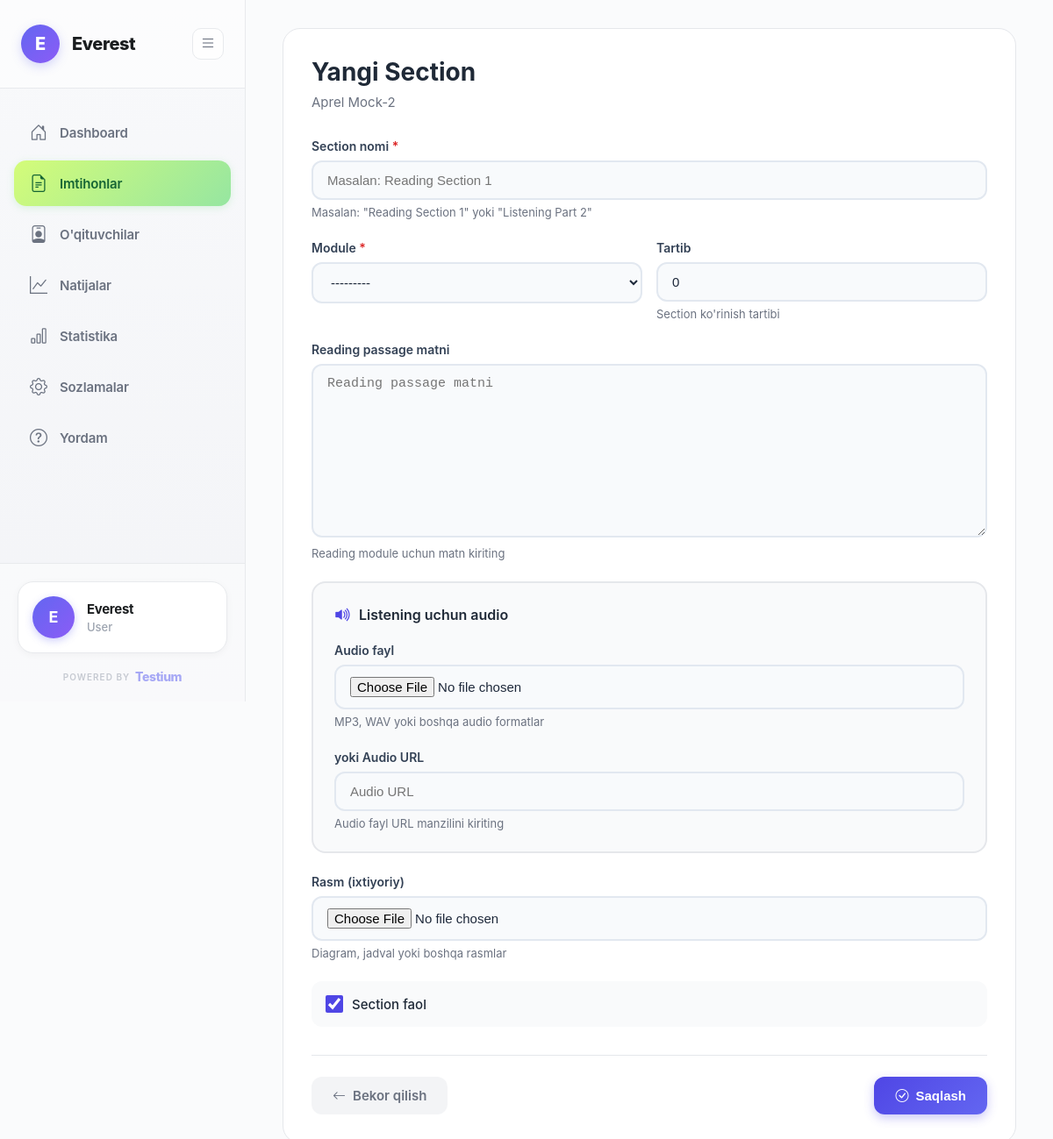
/exams/2/sections/create/ (signed in), run on the app's committed database.
### organizations/models.py (models this page shows, shortened)
class Organization(AbstractUser):
    full_name = models.CharField(max_length=255, default='User')
    organization_name = models.CharField(max_length=255)
    email = models.EmailField(unique=True)
    phone = models.CharField(max_length=20, unique=True)
    created_at = models.DateTimeField(auto_now_add=True)
    updated_at = models.DateTimeField(auto_now=True)
    USERNAME_FIELD = 'email'
    REQUIRED_FIELDS = ['username', 'full_name', 'organization_name']
    class Meta:
        db_table = 'organizations'
        verbose_name = 'Organization'
        verbose_name_plural = 'Organizations'

### exams/models.py (models this page shows, shortened)
class Exam(models.Model):
    organization = models.ForeignKey(settings.AUTH_USER_MODEL, on_delete=models.CASCADE, related_name='exams')
    title = models.CharField(max_length=255)
    description = models.TextField(blank=True)
    duration = models.IntegerField(help_text='Duration in minutes')
    is_active = models.BooleanField(default=True)
    created_at = models.DateTimeField(auto_now_add=True)
    updated_at = models.DateTimeField(auto_now=True)
    class Meta:
        db_table = 'exams'
        ordering = ['-created_at']

### exams/views_mvt.py (the view)
@login_required
def section_create_view(request, exam_pk):
    exam = get_object_or_404(Exam, pk=exam_pk, organization=request.user)
    if request.method == 'POST':
        form = SectionForm(request.POST, request.FILES)
        if form.is_valid():
            section = form.save(commit=False)
            section.exam = exam
            section.save()
            messages.success(request, 'Section muvaffaqiyatli yaratildi!')
            return redirect('exam_detail', pk=exam.pk)
    else:
        form = SectionForm()
    return render(request, 'exams/section_form.html', {
        'form': form,
        'exam': exam,
        'title': 'Yangi Section'
    })

### exams/forms.py
class SectionForm(forms.ModelForm):
    class Meta:
        model = Section
        fields = ('title', 'module', 'passage_text', 'audio_file', 'audio_url', 'image', 'order', 'is_active')
        widgets = {
            'title': forms.TextInput(attrs={'class': 'form-control', 'placeholder': 'Masalan: Reading Section 1'}),
            'module': forms.Select(attrs={'class': 'form-control'}),
            'passage_text': forms.Textarea(attrs={'class': 'form-control', 'rows': 10, 'placeholder': 'Reading passage matni'}),
            'audio_url': forms.URLInput(attrs={'class': 'form-control', 'placeholder': 'Audio URL'}),
            'order': forms.NumberInput(attrs={'class': 'form-control', 'value': 0}),
            'is_active': forms.CheckboxInput(attrs={'class': 'form-check-input'})
        }

### organizations/context_processors.py (called while the page is built)
def organization_settings(request):
    if request.user.is_authenticated and hasattr(request.user, 'settings'):
        return {
            'org_settings': request.user.settings
        }
    return {}

### templates/exams/section_form.html (shortened to what this page needs)
{% extends 'base.html' %}
{% block content %}
<div class="page-container">
    <div class="form-card">
        <div class="form-header">
            <h1 class="form-title">{{ title }}</h1>
            <p class="form-subtitle">{{ exam.title }}</p>
        </div>
        <form method="post" enctype="multipart/form-data">
            <div class="form-group">
                <label class="form-label">
                    Section nomi <span class="required">*</span>
                </label>
                {{ form.title }}
                <div class="form-help">Masalan: "Reading Section 1" yoki "Listening Part 2"</div>
            </div>
            <div class="form-row">
                <div class="form-group">
                    <label class="form-label">
                        Module <span class="required">*</span>
                    </label>
                    {{ form.module }}
                </div>
                <div class="form-group">
                    <label class="form-label">Tartib</label>
                    {{ form.order }}
                    <div class="form-help">Section ko'rinish tartibi</div>
                </div>
            </div>
            <div class="form-group">
                <label class="form-label">Reading passage matni</label>
                {{ form.passage_text }}
                <div class="form-help">Reading module uchun matn kiriting</div>
            </div>
            <div class="audio-section">
                <h6 class="audio-section-title">
                    <i class="bi bi-volume-up-fill"></i>
                    Listening uchun audio
                </h6>
                <div class="form-group">
                    <label class="form-label">Audio fayl</label>
                    <input type="file" name="audio_file" class="form-control" accept="audio/*">
                    <div class="form-help">MP3, WAV yoki boshqa audio formatlar</div>
                </div>
                <div class="form-group" style="margin-bottom: 0;">
                    <label class="form-label">yoki Audio URL</label>
                    {{ form.audio_url }}
                    <div class="form-help">Audio fayl URL manzilini kiriting</div>
                </div>
            </div>
            <div class="form-group">
                <label class="form-label">Rasm (ixtiyoriy)</label>
                <input type="file" name="image" class="form-control" accept="image/*">
                <div class="form-help">Diagram, jadval yoki boshqa rasmlar</div>
            </div>
            <div class="form-group">
                <div class="form-check">
                    {{ form.is_active }}
                    <label class="form-check-label" for="{{ form.is_active.id_for_label }}">
                        Section faol
                    </label>
                </div>
            </div>
            <div class="form-actions">
                <a href="{% url 'exam_detail' exam.pk %}" class="btn btn-secondary">
                    <i class="bi bi-arrow-left"></i>
                    Bekor qilish
                </a>
                <button type="submit" class="btn btn-primary">
                    <i class="bi bi-check-circle"></i>
                    Saqlash
                </button>
            </div>
        </form>
    </div>
</div>
{% endblock %}

### templates/base.html (shortened to what this page needs)
<!DOCTYPE html>
<html lang="uz">
<head>
    <link href="https://cdn.jsdelivr.net/npm/bootstrap-icons@1.10.0/font/bootstrap-icons.css" rel="stylesheet">
    {% load static %}
</head>
<body>
    {% if user.is_authenticated %}
    <div class="dashboard-layout">
        <aside class="sidebar" id="sidebar">
            <div class="sidebar-header">
                <a href="{% url 'dashboard' %}" class="logo">
                    {% if user.settings.logo %}
                    <div class="logo-icon" style="background: none; padding: 0;">
                        <img src="{{ user.settings.logo.url }}" alt="{{ user.organization_name }}" style="width: 40px; height: 40px; object-fit: cover; border-radius: 50%;">
                    </div>
                    {% else %}
                    <div class="logo-icon">
                        {{ user.organization_name|first|upper }}
                    </div>
                    {% endif %}
                    <span class="logo-text">{{ user.organization_name }}</span>
                </a>
                <button class="toggle-btn" id="toggleSidebar">
                    <i class="bi bi-list"></i>
                </button>
            </div>
            <nav class="sidebar-menu">
                <a href="{% url 'dashboard' %}" class="menu-item {% if request.resolver_match.url_name == 'dashboard' %}active{% endif %}">
                    <i class="bi bi-house-door"></i>
                    <span>Dashboard</span>
                </a>
                <a href="{% url 'exam_list' %}" class="menu-item {% if 'exam' in request.path and 'result' not in request.path %}active{% endif %}">
                    <i class="bi bi-file-earmark-text"></i>
                    <span>Imtihonlar</span>
                </a>
                <a href="{% url 'teacher_list' %}" class="menu-item {% if 'teacher' in request.path %}active{% endif %}">
                    <i class="bi bi-person-badge"></i>
                    <span>O'qituvchilar</span>
                </a>
                <a href="{% url 'results_list' %}" class="menu-item {% if request.resolver_match.url_name == 'results_list' or request.resolver_match.url_name == 'result_detail' %}active{% endif %}">
                    <i class="bi bi-graph-up"></i>
                    <span>Natijalar</span>
                </a>
                <a href="{% url 'analytics' %}" class="menu-item {% if request.resolver_match.url_name == 'analytics' %}active{% endif %}">
                    <i class="bi bi-bar-chart"></i>
                    <span>Statistika</span>
                </a>
                <a href="{% url 'settings' %}" class="menu-item {% if 'settings' in request.path %}active{% endif %}">
                    <i class="bi bi-gear"></i>
                    <span>Sozlamalar</span>
                </a>
                <a href="{% url 'support' %}" class="menu-item {% if 'support' in request.path %}active{% endif %}">
                    <i class="bi bi-question-circle"></i>
                    <span>Yordam</span>
                </a>
            </nav>
            <div class="sidebar-footer">
                <a href="#" onclick="confirmLogout(event)" class="user-profile">
                    <div class="user-avatar">
                        {{ user.organization_name|first|upper }}
                    </div>
                    <div class="user-info">
                        <div class="user-name">{{ user.organization_name }}</div>
                        <div class="user-role">{{ user.full_name }}</div>
                    </div>
                </a>
                <div class="powered-by">
                    <a href="https://testium.uz" target="_blank" class="powered-link">
                        <span class="powered-label">POWERED BY</span>
                        <span class="powered-brand">Testium</span>
                    </a>
                </div>
            </div>
        </aside>
        <main class="main-content">
            {% block content %}{% endblock %}
        </main>
    </div>
    {% endif %}
</body>
</html>

### templates/exams/section_form.html (style rules this page uses)
.page-container { padding: 32px; max-width: 900px; margin: 0 auto; }
.form-card { background: white; border-radius: 20px; padding: 32px; border: 1px solid #e5e7eb; }
.form-header { margin-bottom: 32px; }
.form-title { font-size: 28px; font-weight: 700; color: #1f2937; margin-bottom: 8px; }
.form-subtitle { font-size: 15px; color: #6b7280; }
.form-group { margin-bottom: 24px; }
.form-label { display: block; font-size: 14px; font-weight: 600; color: #334155; margin-bottom: 8px; }
.form-label .required { color: #dc2626; }
.form-control { width: 100%; padding: 12px 16px; font-size: 15px; border: 2px solid #e2e8f0; border-radius: 12px; background: #f8fafc; color: #1e293b; transition: all 0.3s ease; outline: none; }
textarea.form-control { min-height: 150px; resize: vertical; }
.form-row { display: grid; grid-template-columns: 1fr 1fr; gap: 16px; }
.form-help { font-size: 13px; color: #6b7280; margin-top: 6px; }
.audio-section { background: #f9fafb; border: 2px solid #e5e7eb; border-radius: 16px; padding: 24px; margin-bottom: 24px; }
.audio-section-title { font-size: 16px; font-weight: 600; color: #1f2937; margin-bottom: 20px; display: flex; align-items: center; gap: 8px; }
.audio-section-title i { color: #4F46E5; font-size: 20px; }
.form-check { display: flex; align-items: center; gap: 10px; padding: 16px; background: #f9fafb; border-radius: 12px; cursor: pointer; transition: all 0.2s ease; }
.form-check input[type="checkbox"] { width: 20px; height: 20px; cursor: pointer; accent-color: #4F46E5; }
.form-check-label { font-size: 15px; font-weight: 500; color: #1f2937; cursor: pointer; margin: 0; }
.form-actions { display: flex; justify-content: space-between; gap: 12px; margin-top: 32px; padding-top: 24px; border-top: 1px solid #e5e7eb; }
.btn { padding: 12px 24px; border-radius: 12px; border: none; font-size: 15px; font-weight: 600; cursor: pointer; transition: all 0.2s ease; display: inline-flex; align-items: center; gap: 8px; text-decoration: none; }
.btn-secondary { background: #f3f4f6; color: #6b7280; }
.btn-primary { background: linear-gradient(135deg, #4F46E5, #6366F1); color: white; box-shadow: 0 4px 12px rgba(79, 70, 229, 0.3); }

### data on the page
Organization: organization_name|first "E", organization_name "Everest", full_name "User"
Exam: title "Aprel Mock-2"

### other printed values
{{ title }} "Yangi Section"
